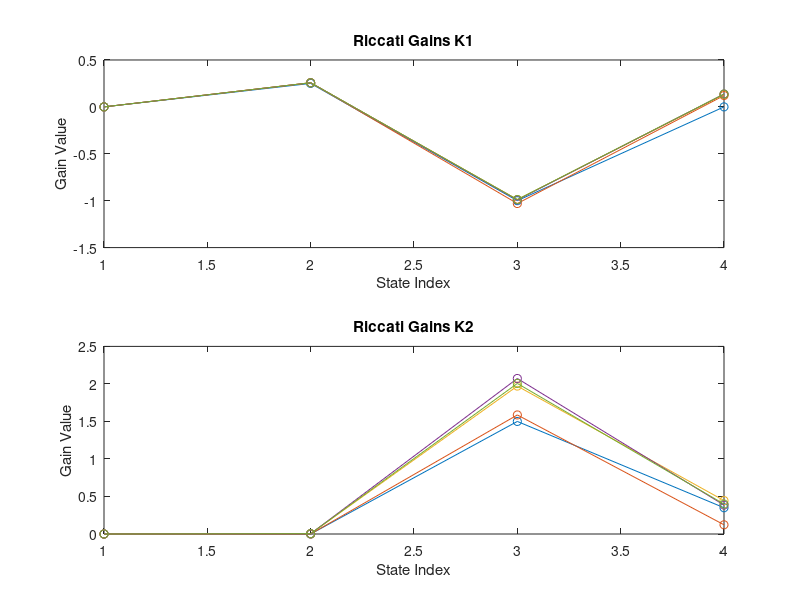
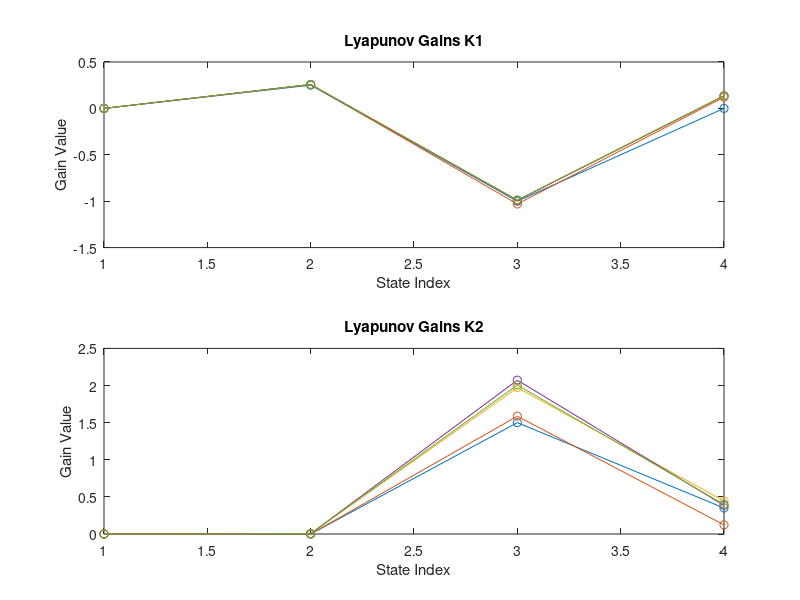
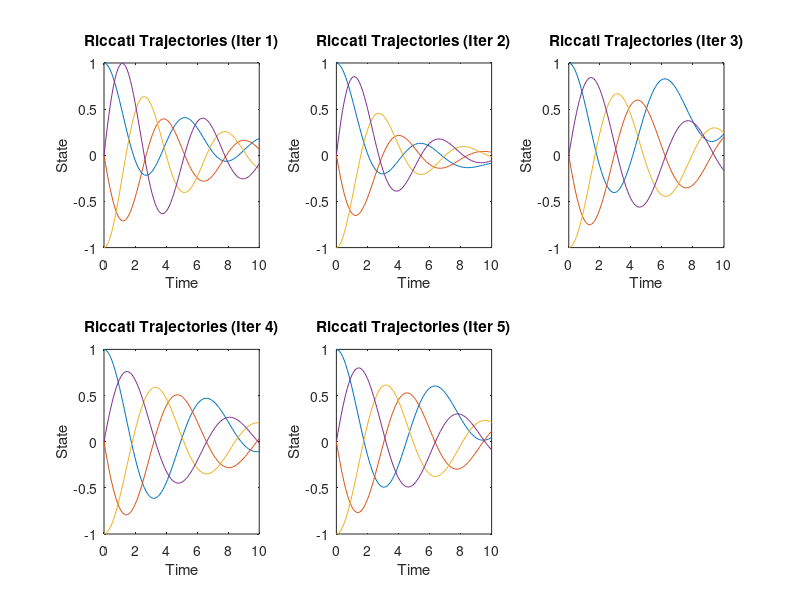
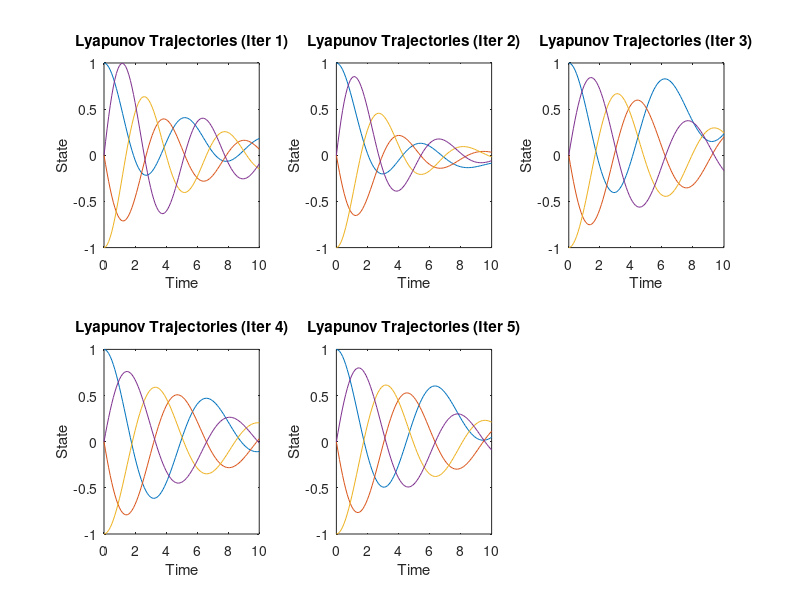

These figures' MATLAB source, in order: (Note: this script raises an error after producing the figures.)
%% Zero-Sum Differential Games: Riccati and Lyapunov Policy Iterations

% Name: Aditya Sharma
% NetID: as4108
% RUID: 219008361
% Course: 16:332:515:01 Reinforcement Learning for Engineers
% Professor: Z. Gajic
% Due Date: Dec. 23, 2024 @ 11:59 PM EST

%%

clc;
clear;
close all;

%% Define the Drone Dynamics

% State-space model: x_dot = Ax + Bu,   z = Cx
% A represents system dynamics, B control input, C performance output
A = [0 1 0 0;
     0 -0.5 2 0;
     0 0 0 1;
     0 0 -3 -0.7];
B1 = [0; 1; 0; 0];  % Control input for Player 1
B2 = [0; 0; 0; 1];  % Control input for Player 2
C1 = [1 0 0 0];      % Performance output for Player 1
C2 = [0 0 1 0];      % Performance output for Player 2

Q1 = C1' * C1;  % Weighting matrix for Player 1
Q2 = C2' * C2;  % Weighting matrix for Player 2
R1 = 1;         % Control cost for Player 1
R2 = 1;         % Control cost for Player 2

% Zero-sum requirement: Players have opposing goals
Q = Q1 - Q2;   % Combined state weighting matrix
R = R1 - R2;   % Combined control weighting matrix

%% Initialization for Policy Iterations

n = size(A, 1);  % Number of states
m1 = size(B1, 2); % Number of controls for Player 1
m2 = size(B2, 2); % Number of controls for Player 2

% Initial stabilizing gains (K1, K2)
K1 = zeros(m1, n);
K2 = zeros(m2, n);

% Convergence tolerance and max iterations
epsilon = 1e-6;
max_iters = 5;

%% Riccati-Based Policy Iteration

disp('Starting Riccati Iterations...');
P = eye(n); % Initial guess for P
performance_riccati = zeros(max_iters, 1);
feedback_gains_riccati = cell(max_iters, 1);

for k = 1:max_iters
    % Compute feedback gains using Riccati equation
    K1 = -inv(R1 + B1' * P * B1) * (B1' * P * A);
    K2 = -inv(R2 + B2' * P * B2) * (B2' * P * A);

    % Store feedback gains
    feedback_gains_riccati{k} = {K1, K2};

    % Compute closed-loop dynamics
    A_cl = A + B1 * K1 + B2 * K2;

    % Solve Riccati equation using a numerical solver
    P_next = Q + A_cl' * P * A_cl;

    % Compute performance metric
    performance_riccati(k) = trace(P_next);

    % Check convergence
    if norm(P_next - P, 'fro') < epsilon
        break;
    end

    P = P_next;
end

%% Lyapunov-Based Policy Iteration

disp('Starting Lyapunov Iterations...');
P = eye(n); % Initial guess for P
performance_lyapunov = zeros(max_iters, 1);
feedback_gains_lyapunov = cell(max_iters, 1);

for k = 1:max_iters
    % Compute feedback gains using Lyapunov equation
    K1 = -inv(R1 + B1' * P * B1) * (B1' * P * A);
    K2 = -inv(R2 + B2' * P * B2) * (B2' * P * A);

    % Store feedback gains
    feedback_gains_lyapunov{k} = {K1, K2};

    % Compute closed-loop dynamics
    A_cl = A + B1 * K1 + B2 * K2;

    % Solve Lyapunov equation using a numerical solver
    P_next = Q + A_cl' * P * A_cl;

    % Compute performance metric
    performance_lyapunov(k) = trace(P_next);

    % Check convergence
    if norm(P_next - P, 'fro') < epsilon
        break;
    end

    P = P_next;
end

%% Simulating State Trajectories

x0 = [1; 0; -1; 0];  % Initial state
T = 0:0.1:10;        % Time vector

% Riccati Trajectories
state_traj_riccati = zeros(length(T), n, max_iters);
for k = 1:max_iters
    K1 = feedback_gains_riccati{k}{1};
    K2 = feedback_gains_riccati{k}{2};
    A_cl = A + B1 * K1 + B2 * K2;

    % Simulate dynamics
    [~, X] = ode45(@(t, x) A_cl * x, T, x0);
    state_traj_riccati(:, :, k) = X;
end

% Lyapunov Trajectories
state_traj_lyapunov = zeros(length(T), n, max_iters);
for k = 1:max_iters
    K1 = feedback_gains_lyapunov{k}{1};
    K2 = feedback_gains_lyapunov{k}{2};
    A_cl = A + B1 * K1 + B2 * K2;

    % Simulate dynamics
    [~, X] = ode45(@(t, x) A_cl * x, T, x0);
    state_traj_lyapunov(:, :, k) = X;
end

%% Plotting Feedback Gains

figure;
for i = 1:max_iters
    K1_riccati = feedback_gains_riccati{i}{1};
    K2_riccati = feedback_gains_riccati{i}{2};
    subplot(2, 1, 1);
    plot(1:size(K1_riccati, 2), K1_riccati, '-o'); hold on;
    title('Riccati Gains K1');
    xlabel('State Index'); ylabel('Gain Value');

    subplot(2, 1, 2);
    plot(1:size(K2_riccati, 2), K2_riccati, '-o'); hold on;
    title('Riccati Gains K2');
    xlabel('State Index'); ylabel('Gain Value');
end

figure;
for i = 1:max_iters
    K1_lyapunov = feedback_gains_lyapunov{i}{1};
    K2_lyapunov = feedback_gains_lyapunov{i}{2};
    subplot(2, 1, 1);
    plot(1:size(K1_lyapunov, 2), K1_lyapunov, '-o'); hold on;
    title('Lyapunov Gains K1');
    xlabel('State Index'); ylabel('Gain Value');

    subplot(2, 1, 2);
    plot(1:size(K2_lyapunov, 2), K2_lyapunov, '-o'); hold on;
    title('Lyapunov Gains K2');
    xlabel('State Index'); ylabel('Gain Value');
end

%% Plotting State Trajectories

figure;
for k = 1:max_iters
    subplot(2, 3, k);
    plot(T, state_traj_riccati(:, :, k));
    title(['Riccati Trajectories (Iter ' num2str(k) ')']);
    xlabel('Time'); ylabel('State');
end

figure;
for k = 1:max_iters
    subplot(2, 3, k);
    plot(T, state_traj_lyapunov(:, :, k));
    title(['Lyapunov Trajectories (Iter ' num2str(k) ')']);
    xlabel('Time'); ylabel('State');
end

%% Performance Tables

table_riccati = table((1:max_iters)', performance_riccati, 'VariableNames', {'Iteration', 'Performance_Riccati'});
table_lyapunov = table((1:max_iters)', performance_lyapunov, 'VariableNames', {'Iteration', 'Performance_Lyapunov'});

disp('Performance Table (Riccati):');
disp(table_riccati);
disp('Performance Table (Lyapunov):');
disp(table_lyapunov);
